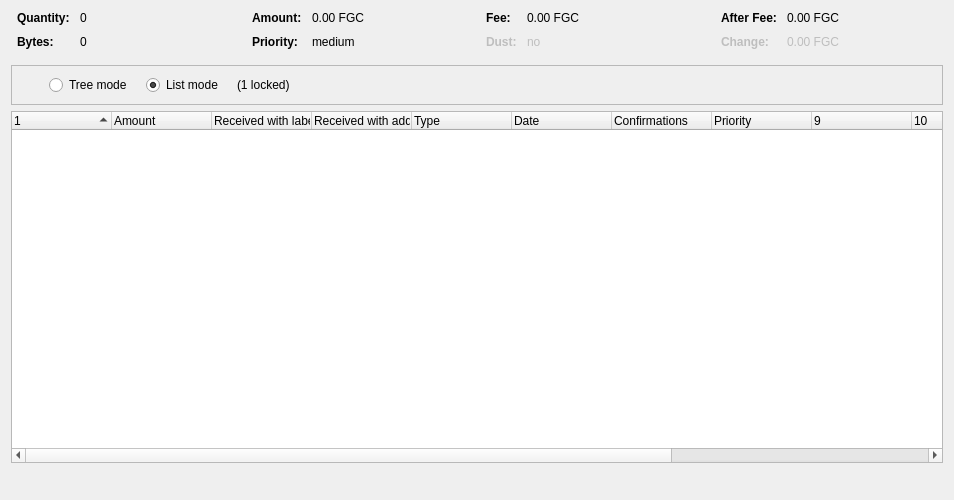
<?xml version="1.0" encoding="UTF-8"?>
<ui version="4.0">
 <class>CoinControlDialog</class>
 <widget class="QDialog" name="CoinControlDialog">
  <property name="geometry">
   <rect>
    <x>0</x>
    <y>0</y>
    <width>954</width>
    <height>500</height>
   </rect>
  </property>
  <property name="windowTitle">
   <string>Coin Selection</string>
  </property>
  <layout class="QVBoxLayout" name="verticalLayout">
   <item>
    <layout class="QHBoxLayout" name="horizontalLayoutTop" stretch="0,0,0,0">
     <property name="topMargin">
      <number>0</number>
     </property>
     <property name="bottomMargin">
      <number>10</number>
     </property>
     <item>
      <layout class="QFormLayout" name="formLayoutCoinControl1">
       <property name="horizontalSpacing">
        <number>10</number>
       </property>
       <property name="verticalSpacing">
        <number>10</number>
       </property>
       <property name="leftMargin">
        <number>6</number>
       </property>
       <property name="rightMargin">
        <number>6</number>
       </property>
       <item row="0" column="0">
        <widget class="QLabel" name="labelCoinControlQuantityText">
         <property name="font">
          <font>
           <weight>75</weight>
           <bold>true</bold>
          </font>
         </property>
         <property name="text">
          <string>Quantity:</string>
         </property>
        </widget>
       </item>
       <item row="0" column="1">
        <widget class="QLabel" name="labelCoinControlQuantity">
         <property name="cursor">
          <cursorShape>IBeamCursor</cursorShape>
         </property>
         <property name="contextMenuPolicy">
          <enum>Qt::ActionsContextMenu</enum>
         </property>
         <property name="text">
          <string notr="true">0</string>
         </property>
         <property name="textInteractionFlags">
          <set>Qt::LinksAccessibleByMouse|Qt::TextSelectableByKeyboard|Qt::TextSelectableByMouse</set>
         </property>
        </widget>
       </item>
       <item row="1" column="0">
        <widget class="QLabel" name="labelCoinControlBytesText">
         <property name="font">
          <font>
           <weight>75</weight>
           <bold>true</bold>
          </font>
         </property>
         <property name="text">
          <string>Bytes:</string>
         </property>
        </widget>
       </item>
       <item row="1" column="1">
        <widget class="QLabel" name="labelCoinControlBytes">
         <property name="cursor">
          <cursorShape>IBeamCursor</cursorShape>
         </property>
         <property name="contextMenuPolicy">
          <enum>Qt::ActionsContextMenu</enum>
         </property>
         <property name="text">
          <string notr="true">0</string>
         </property>
         <property name="textInteractionFlags">
          <set>Qt::LinksAccessibleByMouse|Qt::TextSelectableByKeyboard|Qt::TextSelectableByMouse</set>
         </property>
        </widget>
       </item>
      </layout>
     </item>
     <item>
      <layout class="QFormLayout" name="formLayoutCoinControl2">
       <property name="horizontalSpacing">
        <number>10</number>
       </property>
       <property name="verticalSpacing">
        <number>10</number>
       </property>
       <property name="leftMargin">
        <number>6</number>
       </property>
       <property name="rightMargin">
        <number>6</number>
       </property>
       <item row="0" column="0">
        <widget class="QLabel" name="labelCoinControlAmountText">
         <property name="font">
          <font>
           <weight>75</weight>
           <bold>true</bold>
          </font>
         </property>
         <property name="text">
          <string>Amount:</string>
         </property>
        </widget>
       </item>
       <item row="0" column="1">
        <widget class="QLabel" name="labelCoinControlAmount">
         <property name="cursor">
          <cursorShape>IBeamCursor</cursorShape>
         </property>
         <property name="contextMenuPolicy">
          <enum>Qt::ActionsContextMenu</enum>
         </property>
         <property name="text">
          <string notr="true">0.00 FGC</string>
         </property>
         <property name="textInteractionFlags">
          <set>Qt::LinksAccessibleByMouse|Qt::TextSelectableByKeyboard|Qt::TextSelectableByMouse</set>
         </property>
        </widget>
       </item>
       <item row="1" column="0">
        <widget class="QLabel" name="labelCoinControlPriorityText">
         <property name="font">
          <font>
           <weight>75</weight>
           <bold>true</bold>
          </font>
         </property>
         <property name="text">
          <string>Priority:</string>
         </property>
        </widget>
       </item>
       <item row="1" column="1">
        <widget class="QLabel" name="labelCoinControlPriority">
         <property name="cursor">
          <cursorShape>IBeamCursor</cursorShape>
         </property>
         <property name="contextMenuPolicy">
          <enum>Qt::ActionsContextMenu</enum>
         </property>
         <property name="text">
          <string>medium</string>
         </property>
         <property name="textInteractionFlags">
          <set>Qt::LinksAccessibleByMouse|Qt::TextSelectableByKeyboard|Qt::TextSelectableByMouse</set>
         </property>
        </widget>
       </item>
      </layout>
     </item>
     <item>
      <layout class="QFormLayout" name="formLayoutCoinControl3">
       <property name="horizontalSpacing">
        <number>10</number>
       </property>
       <property name="verticalSpacing">
        <number>10</number>
       </property>
       <property name="leftMargin">
        <number>6</number>
       </property>
       <property name="rightMargin">
        <number>6</number>
       </property>
       <item row="0" column="0">
        <widget class="QLabel" name="labelCoinControlFeeText">
         <property name="font">
          <font>
           <weight>75</weight>
           <bold>true</bold>
          </font>
         </property>
         <property name="text">
          <string>Fee:</string>
         </property>
        </widget>
       </item>
       <item row="0" column="1">
        <widget class="QLabel" name="labelCoinControlFee">
         <property name="cursor">
          <cursorShape>IBeamCursor</cursorShape>
         </property>
         <property name="contextMenuPolicy">
          <enum>Qt::ActionsContextMenu</enum>
         </property>
         <property name="text">
          <string notr="true">0.00 FGC</string>
         </property>
         <property name="textInteractionFlags">
          <set>Qt::LinksAccessibleByMouse|Qt::TextSelectableByKeyboard|Qt::TextSelectableByMouse</set>
         </property>
        </widget>
       </item>
       <item row="1" column="0">
        <widget class="QLabel" name="labelCoinControlLowOutputText">
         <property name="enabled">
          <bool>false</bool>
         </property>
         <property name="font">
          <font>
           <weight>75</weight>
           <bold>true</bold>
          </font>
         </property>
         <property name="text">
          <string>Dust:</string>
         </property>
        </widget>
       </item>
       <item row="1" column="1">
        <widget class="QLabel" name="labelCoinControlLowOutput">
         <property name="enabled">
          <bool>false</bool>
         </property>
         <property name="cursor">
          <cursorShape>IBeamCursor</cursorShape>
         </property>
         <property name="contextMenuPolicy">
          <enum>Qt::ActionsContextMenu</enum>
         </property>
         <property name="text">
          <string>no</string>
         </property>
         <property name="textInteractionFlags">
          <set>Qt::LinksAccessibleByMouse|Qt::TextSelectableByKeyboard|Qt::TextSelectableByMouse</set>
         </property>
        </widget>
       </item>
      </layout>
     </item>
     <item>
      <layout class="QFormLayout" name="formLayoutCoinControl4">
       <property name="horizontalSpacing">
        <number>10</number>
       </property>
       <property name="verticalSpacing">
        <number>10</number>
       </property>
       <property name="leftMargin">
        <number>6</number>
       </property>
       <property name="rightMargin">
        <number>6</number>
       </property>
       <item row="0" column="0">
        <widget class="QLabel" name="labelCoinControlAfterFeeText">
         <property name="font">
          <font>
           <weight>75</weight>
           <bold>true</bold>
          </font>
         </property>
         <property name="text">
          <string>After Fee:</string>
         </property>
        </widget>
       </item>
       <item row="0" column="1">
        <widget class="QLabel" name="labelCoinControlAfterFee">
         <property name="cursor">
          <cursorShape>IBeamCursor</cursorShape>
         </property>
         <property name="contextMenuPolicy">
          <enum>Qt::ActionsContextMenu</enum>
         </property>
         <property name="text">
          <string notr="true">0.00 FGC</string>
         </property>
         <property name="textInteractionFlags">
          <set>Qt::LinksAccessibleByMouse|Qt::TextSelectableByKeyboard|Qt::TextSelectableByMouse</set>
         </property>
        </widget>
       </item>
       <item row="1" column="0">
        <widget class="QLabel" name="labelCoinControlChangeText">
         <property name="enabled">
          <bool>false</bool>
         </property>
         <property name="font">
          <font>
           <weight>75</weight>
           <bold>true</bold>
          </font>
         </property>
         <property name="text">
          <string>Change:</string>
         </property>
        </widget>
       </item>
       <item row="1" column="1">
        <widget class="QLabel" name="labelCoinControlChange">
         <property name="enabled">
          <bool>false</bool>
         </property>
         <property name="cursor">
          <cursorShape>IBeamCursor</cursorShape>
         </property>
         <property name="contextMenuPolicy">
          <enum>Qt::ActionsContextMenu</enum>
         </property>
         <property name="text">
          <string notr="true">0.00 FGC</string>
         </property>
         <property name="textInteractionFlags">
          <set>Qt::LinksAccessibleByMouse|Qt::TextSelectableByKeyboard|Qt::TextSelectableByMouse</set>
         </property>
        </widget>
       </item>
      </layout>
     </item>
    </layout>
   </item>
   <item>
    <widget class="QFrame" name="frame">
     <property name="minimumSize">
      <size>
       <width>0</width>
       <height>40</height>
      </size>
     </property>
     <property name="frameShape">
      <enum>QFrame::StyledPanel</enum>
     </property>
     <property name="frameShadow">
      <enum>QFrame::Sunken</enum>
     </property>
     <layout class="QHBoxLayout" name="horizontalLayout">
      <item>
       <layout class="QHBoxLayout" name="horizontalLayoutPanel" stretch="0,0,0,0,0,0">
        <property name="spacing">
         <number>14</number>
        </property>
        <item>
         <widget class="QtMaterialFlatButton" name="pushButtonSelectAll" native="true">
          <property name="sizePolicy">
           <sizepolicy hsizetype="Maximum" vsizetype="Fixed">
            <horstretch>0</horstretch>
            <verstretch>0</verstretch>
           </sizepolicy>
          </property>
          <property name="text" stdset="0">
           <string>(un)select all</string>
          </property>
          <property name="autoDefault" stdset="0">
           <bool>false</bool>
          </property>
         </widget>
        </item>
        <item>
         <widget class="QtMaterialFlatButton" name="pushButtonToggleLock" native="true">
          <property name="sizePolicy">
           <sizepolicy hsizetype="Maximum" vsizetype="Fixed">
            <horstretch>0</horstretch>
            <verstretch>0</verstretch>
           </sizepolicy>
          </property>
          <property name="text" stdset="0">
           <string>toggle lock state</string>
          </property>
          <property name="autoDefault" stdset="0">
           <bool>false</bool>
          </property>
         </widget>
        </item>
        <item>
         <widget class="QRadioButton" name="radioTreeMode">
          <property name="sizePolicy">
           <sizepolicy hsizetype="Maximum" vsizetype="Fixed">
            <horstretch>0</horstretch>
            <verstretch>0</verstretch>
           </sizepolicy>
          </property>
          <property name="text">
           <string>Tree mode</string>
          </property>
         </widget>
        </item>
        <item>
         <widget class="QRadioButton" name="radioListMode">
          <property name="sizePolicy">
           <sizepolicy hsizetype="Maximum" vsizetype="Fixed">
            <horstretch>0</horstretch>
            <verstretch>0</verstretch>
           </sizepolicy>
          </property>
          <property name="text">
           <string>List mode</string>
          </property>
          <property name="checked">
           <bool>true</bool>
          </property>
         </widget>
        </item>
        <item>
         <widget class="QLabel" name="labelLocked">
          <property name="text">
           <string>(1 locked)</string>
          </property>
         </widget>
        </item>
        <item>
         <spacer name="horizontalSpacer">
          <property name="orientation">
           <enum>Qt::Horizontal</enum>
          </property>
          <property name="sizeHint" stdset="0">
           <size>
            <width>40</width>
            <height>20</height>
           </size>
          </property>
         </spacer>
        </item>
       </layout>
      </item>
     </layout>
    </widget>
   </item>
   <item>
    <widget class="CoinControlTreeWidget" name="treeWidget">
     <property name="contextMenuPolicy">
      <enum>Qt::CustomContextMenu</enum>
     </property>
     <property name="sortingEnabled">
      <bool>false</bool>
     </property>
     <property name="columnCount">
      <number>13</number>
     </property>
     <attribute name="headerShowSortIndicator" stdset="0">
      <bool>true</bool>
     </attribute>
     <attribute name="headerStretchLastSection">
      <bool>false</bool>
     </attribute>
     <column>
      <property name="text">
       <string/>
      </property>
     </column>
     <column>
      <property name="text">
       <string>Amount</string>
      </property>
     </column>
     <column>
      <property name="text">
       <string>Received with label</string>
      </property>
     </column>
     <column>
      <property name="text">
       <string>Received with address</string>
      </property>
     </column>
     <column>
      <property name="text">
	<string>Type</string>
      </property>
     </column>
     <column>
      <property name="text">	 
       <string>Date</string>
      </property>
     </column>
     <column>
      <property name="text">
       <string>Confirmations</string>
      </property>
      <property name="toolTip">
       <string>Confirmed</string>
      </property>
     </column>
     <column>
      <property name="text">
       <string>Priority</string>
      </property>
     </column>
     <column>
      <property name="text">
       <string/>
      </property>
     </column>
     <column>
      <property name="text">
       <string/>
      </property>
     </column>
     <column>
      <property name="text">
       <string/>
      </property>
     </column>
     <column>
      <property name="text">
       <string/>
      </property>
     </column>
     <column>
      <property name="text">
       <string/>
      </property>
     </column>
    </widget>
   </item>
   <item>
    <layout class="QHBoxLayout" name="horizontalLayout_2">
     <item>
      <spacer name="horizontalSpacer_2">
       <property name="orientation">
        <enum>Qt::Horizontal</enum>
       </property>
       <property name="sizeType">
        <enum>QSizePolicy::Expanding</enum>
       </property>
       <property name="sizeHint" stdset="0">
        <size>
         <width>40</width>
         <height>20</height>
        </size>
       </property>
      </spacer>
     </item>
     <item>
      <widget class="QtMaterialFlatButton" name="selectButton" native="true">
       <property name="sizePolicy">
        <sizepolicy hsizetype="Preferred" vsizetype="Preferred">
         <horstretch>0</horstretch>
         <verstretch>0</verstretch>
        </sizepolicy>
       </property>
	    <property name="text" stdset="0">
        <string>OK</string>
       </property>
      </widget>
     </item>
    </layout>
   </item>
  </layout>
 </widget>
 <customwidgets>
  <customwidget>
   <class>CoinControlTreeWidget</class>
   <extends>QTreeWidget</extends>
   <header>coincontroltreewidget.h</header>
  </customwidget>
  <customwidget>
   <class>QtMaterialFlatButton</class>
   <extends>QWidget</extends>
   <header>qtmaterialflatbutton.h</header>
  </customwidget>
 </customwidgets>
 <resources/>
 <connections/>
</ui>
